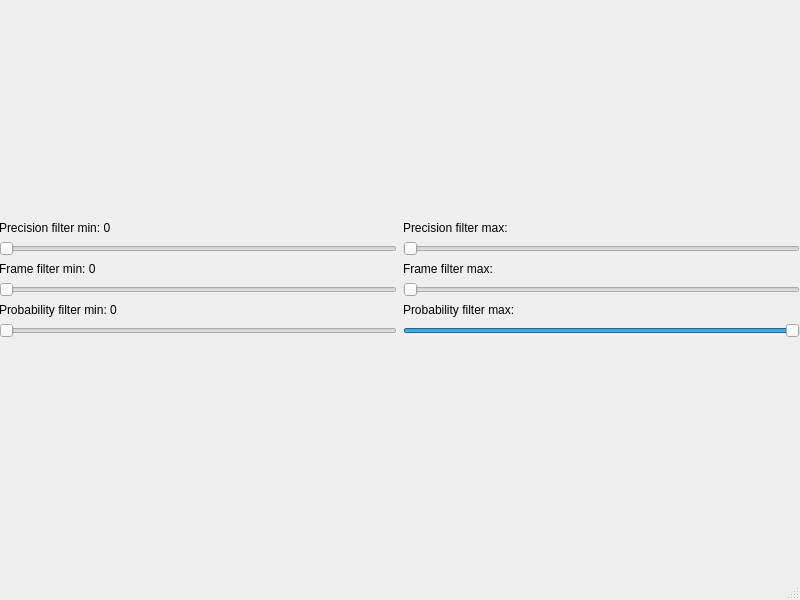
<?xml version="1.0" encoding="UTF-8"?>
<ui version="4.0">
 <class>MainWindow</class>
 <widget class="QMainWindow" name="MainWindow">
  <property name="geometry">
   <rect>
    <x>0</x>
    <y>0</y>
    <width>800</width>
    <height>600</height>
   </rect>
  </property>
  <property name="windowTitle">
   <string>MainWindow</string>
  </property>
  <widget class="QWidget" name="centralwidget">
   <widget class="QWidget" name="verticalLayoutWidget">
    <property name="geometry">
     <rect>
      <x>-1</x>
      <y>-1</y>
      <width>801</width>
      <height>561</height>
     </rect>
    </property>
    <layout class="QVBoxLayout" name="verticalLayout">
     <item>
      <layout class="QGridLayout" name="gridLayout">
       <item row="0" column="1">
        <widget class="QLabel" name="l_prec_max">
         <property name="sizePolicy">
          <sizepolicy hsizetype="Preferred" vsizetype="Maximum">
           <horstretch>0</horstretch>
           <verstretch>0</verstretch>
          </sizepolicy>
         </property>
         <property name="text">
          <string>Precision filter max: </string>
         </property>
        </widget>
       </item>
       <item row="3" column="1">
        <widget class="QLabel" name="l_frame_max">
         <property name="sizePolicy">
          <sizepolicy hsizetype="Preferred" vsizetype="Minimum">
           <horstretch>0</horstretch>
           <verstretch>0</verstretch>
          </sizepolicy>
         </property>
         <property name="text">
          <string>Frame filter max:</string>
         </property>
        </widget>
       </item>
       <item row="0" column="0">
        <widget class="QLabel" name="l_prec_min">
         <property name="sizePolicy">
          <sizepolicy hsizetype="Preferred" vsizetype="Maximum">
           <horstretch>0</horstretch>
           <verstretch>0</verstretch>
          </sizepolicy>
         </property>
         <property name="text">
          <string>Precision filter min: 0</string>
         </property>
        </widget>
       </item>
       <item row="2" column="1">
        <widget class="QSlider" name="horizontalSlider">
         <property name="orientation">
          <enum>Qt::Horizontal</enum>
         </property>
        </widget>
       </item>
       <item row="2" column="0">
        <widget class="QSlider" name="horizontalSlider_2">
         <property name="orientation">
          <enum>Qt::Horizontal</enum>
         </property>
        </widget>
       </item>
       <item row="4" column="0">
        <widget class="QSlider" name="horizontalSlider_3">
         <property name="orientation">
          <enum>Qt::Horizontal</enum>
         </property>
        </widget>
       </item>
       <item row="3" column="0">
        <widget class="QLabel" name="l_frame_min">
         <property name="sizePolicy">
          <sizepolicy hsizetype="Preferred" vsizetype="Maximum">
           <horstretch>0</horstretch>
           <verstretch>0</verstretch>
          </sizepolicy>
         </property>
         <property name="text">
          <string>Frame filter min: 0</string>
         </property>
        </widget>
       </item>
       <item row="4" column="1">
        <widget class="QSlider" name="horizontalSlider_4">
         <property name="orientation">
          <enum>Qt::Horizontal</enum>
         </property>
        </widget>
       </item>
       <item row="6" column="0">
        <widget class="QSlider" name="horizontalSlider_5">
         <property name="orientation">
          <enum>Qt::Horizontal</enum>
         </property>
        </widget>
       </item>
       <item row="6" column="1">
        <widget class="QSlider" name="horizontalSlider_6">
         <property name="value">
          <number>99</number>
         </property>
         <property name="orientation">
          <enum>Qt::Horizontal</enum>
         </property>
        </widget>
       </item>
       <item row="5" column="0">
        <widget class="QLabel" name="l_prob_min">
         <property name="sizePolicy">
          <sizepolicy hsizetype="Preferred" vsizetype="Maximum">
           <horstretch>0</horstretch>
           <verstretch>0</verstretch>
          </sizepolicy>
         </property>
         <property name="text">
          <string>Probability filter min: 0</string>
         </property>
        </widget>
       </item>
       <item row="5" column="1">
        <widget class="QLabel" name="l_prob_max">
         <property name="sizePolicy">
          <sizepolicy hsizetype="Preferred" vsizetype="Maximum">
           <horstretch>0</horstretch>
           <verstretch>0</verstretch>
          </sizepolicy>
         </property>
         <property name="text">
          <string>Probability filter max: </string>
         </property>
        </widget>
       </item>
      </layout>
     </item>
    </layout>
   </widget>
  </widget>
  <widget class="QMenuBar" name="menubar">
   <property name="geometry">
    <rect>
     <x>0</x>
     <y>0</y>
     <width>800</width>
     <height>21</height>
    </rect>
   </property>
  </widget>
  <widget class="QStatusBar" name="statusbar"/>
 </widget>
 <resources/>
 <connections/>
</ui>
